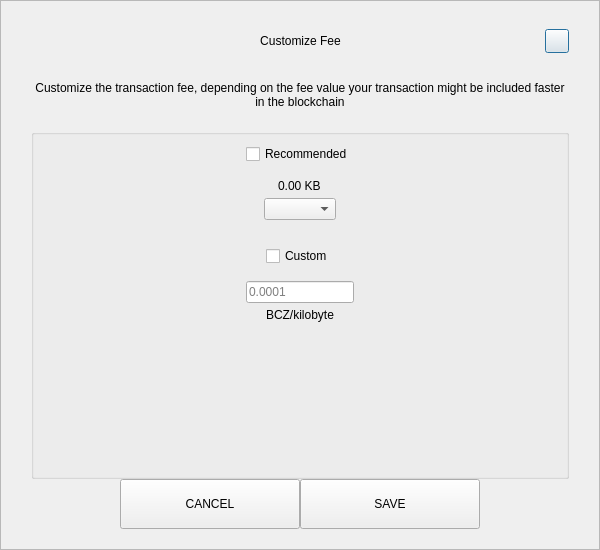
<?xml version="1.0" encoding="UTF-8"?>
<ui version="4.0">
 <class>SendCustomFeeDialog</class>
 <widget class="QDialog" name="SendCustomFeeDialog">
  <property name="geometry">
   <rect>
    <x>0</x>
    <y>0</y>
    <width>600</width>
    <height>550</height>
   </rect>
  </property>
  <property name="windowTitle">
   <string>Form</string>
  </property>
  <layout class="QVBoxLayout" name="verticalLayout_3">
   <property name="spacing">
    <number>0</number>
   </property>
   <property name="leftMargin">
    <number>0</number>
   </property>
   <property name="topMargin">
    <number>0</number>
   </property>
   <property name="rightMargin">
    <number>0</number>
   </property>
   <property name="bottomMargin">
    <number>0</number>
   </property>
   <item>
    <widget class="QFrame" name="frame">
     <property name="styleSheet">
      <string notr="true"/>
     </property>
     <property name="frameShape">
      <enum>QFrame::StyledPanel</enum>
     </property>
     <property name="frameShadow">
      <enum>QFrame::Raised</enum>
     </property>
     <layout class="QVBoxLayout" name="verticalLayout_2">
      <property name="spacing">
       <number>0</number>
      </property>
      <property name="leftMargin">
       <number>30</number>
      </property>
      <property name="topMargin">
       <number>20</number>
      </property>
      <property name="rightMargin">
       <number>30</number>
      </property>
      <property name="bottomMargin">
       <number>20</number>
      </property>
      <item>
       <layout class="QHBoxLayout" name="horizontalLayout_3">
        <property name="spacing">
         <number>0</number>
        </property>
        <item>
         <spacer name="horizontalSpacer_21">
          <property name="orientation">
           <enum>Qt::Horizontal</enum>
          </property>
          <property name="sizeHint" stdset="0">
           <size>
            <width>40</width>
            <height>20</height>
           </size>
          </property>
         </spacer>
        </item>
        <item>
         <widget class="QLabel" name="labelTitle">
          <property name="minimumSize">
           <size>
            <width>0</width>
            <height>40</height>
           </size>
          </property>
          <property name="maximumSize">
           <size>
            <width>16777215</width>
            <height>40</height>
           </size>
          </property>
          <property name="styleSheet">
           <string notr="true">padding-left:24px;</string>
          </property>
          <property name="text">
           <string>Customize Fee</string>
          </property>
          <property name="alignment">
           <set>Qt::AlignCenter</set>
          </property>
          <property name="margin">
           <number>7</number>
          </property>
         </widget>
        </item>
        <item>
         <spacer name="horizontalSpacer">
          <property name="orientation">
           <enum>Qt::Horizontal</enum>
          </property>
          <property name="sizeHint" stdset="0">
           <size>
            <width>40</width>
            <height>20</height>
           </size>
          </property>
         </spacer>
        </item>
        <item>
         <widget class="QPushButton" name="btnEsc">
          <property name="minimumSize">
           <size>
            <width>24</width>
            <height>24</height>
           </size>
          </property>
          <property name="maximumSize">
           <size>
            <width>24</width>
            <height>24</height>
           </size>
          </property>
          <property name="text">
           <string/>
          </property>
         </widget>
        </item>
       </layout>
      </item>
      <item>
       <spacer name="verticalSpacer_2">
        <property name="orientation">
         <enum>Qt::Vertical</enum>
        </property>
        <property name="sizeType">
         <enum>QSizePolicy::Fixed</enum>
        </property>
        <property name="sizeHint" stdset="0">
         <size>
          <width>20</width>
          <height>20</height>
         </size>
        </property>
       </spacer>
      </item>
      <item>
       <widget class="QLabel" name="labelMessage">
        <property name="text">
         <string>Customize the transaction fee, depending on the fee value your transaction might be included faster in the blockchain</string>
        </property>
        <property name="alignment">
         <set>Qt::AlignCenter</set>
        </property>
        <property name="wordWrap">
         <bool>true</bool>
        </property>
       </widget>
      </item>
      <item>
       <spacer name="verticalSpacer_3">
        <property name="orientation">
         <enum>Qt::Vertical</enum>
        </property>
        <property name="sizeType">
         <enum>QSizePolicy::Fixed</enum>
        </property>
        <property name="sizeHint" stdset="0">
         <size>
          <width>20</width>
          <height>20</height>
         </size>
        </property>
       </spacer>
      </item>
      <item>
       <widget class="QGroupBox" name="groupBox">
        <property name="title">
         <string/>
        </property>
        <layout class="QVBoxLayout" name="verticalLayout">
         <property name="leftMargin">
          <number>12</number>
         </property>
         <property name="rightMargin">
          <number>12</number>
         </property>
         <item>
          <layout class="QVBoxLayout" name="verticalLayout_4">
           <property name="spacing">
            <number>5</number>
           </property>
           <item alignment="Qt::AlignHCenter">
            <widget class="QCheckBox" name="checkBoxRecommended">
             <property name="text">
              <string>Recommended</string>
             </property>
            </widget>
           </item>
           <item>
            <spacer name="verticalSpacer_5">
             <property name="orientation">
              <enum>Qt::Vertical</enum>
             </property>
             <property name="sizeType">
              <enum>QSizePolicy::Fixed</enum>
             </property>
             <property name="sizeHint" stdset="0">
              <size>
               <width>20</width>
               <height>10</height>
              </size>
             </property>
            </spacer>
           </item>
           <item alignment="Qt::AlignHCenter">
            <widget class="QLabel" name="labelFee">
             <property name="text">
              <string>0.00 KB</string>
             </property>
            </widget>
           </item>
           <item alignment="Qt::AlignHCenter">
            <widget class="QComboBox" name="comboBoxRecommended"/>
           </item>
          </layout>
         </item>
         <item>
          <spacer name="verticalSpacer">
           <property name="orientation">
            <enum>Qt::Vertical</enum>
           </property>
           <property name="sizeType">
            <enum>QSizePolicy::Fixed</enum>
           </property>
           <property name="sizeHint" stdset="0">
            <size>
             <width>20</width>
             <height>20</height>
            </size>
           </property>
          </spacer>
         </item>
         <item>
          <layout class="QVBoxLayout" name="verticalLayout_5">
           <property name="spacing">
            <number>5</number>
           </property>
           <item alignment="Qt::AlignHCenter">
            <widget class="QCheckBox" name="checkBoxCustom">
             <property name="text">
              <string>Custom</string>
             </property>
            </widget>
           </item>
           <item>
            <spacer name="verticalSpacer_6">
             <property name="orientation">
              <enum>Qt::Vertical</enum>
             </property>
             <property name="sizeType">
              <enum>QSizePolicy::Fixed</enum>
             </property>
             <property name="sizeHint" stdset="0">
              <size>
               <width>20</width>
               <height>10</height>
              </size>
             </property>
            </spacer>
           </item>
           <item alignment="Qt::AlignHCenter">
            <widget class="QLineEdit" name="lineEditCustomFee">
             <property name="placeholderText">
              <string notr="true">0.0001</string>
             </property>
            </widget>
           </item>
           <item alignment="Qt::AlignHCenter">
            <widget class="QLabel" name="labelCustomFee">
             <property name="text">
              <string>BCZ/kilobyte</string>
             </property>
            </widget>
           </item>
          </layout>
         </item>
         <item>
          <spacer name="verticalSpacer_4">
           <property name="orientation">
            <enum>Qt::Vertical</enum>
           </property>
           <property name="sizeHint" stdset="0">
            <size>
             <width>20</width>
             <height>40</height>
            </size>
           </property>
          </spacer>
         </item>
        </layout>
       </widget>
      </item>
      <item>
       <layout class="QHBoxLayout" name="horizontalLayout" stretch="1,2,2,1">
        <item>
         <spacer name="horizontalSpacer1">
          <property name="orientation">
           <enum>Qt::Horizontal</enum>
          </property>
          <property name="sizeHint" stdset="0">
           <size>
            <width>40</width>
            <height>20</height>
           </size>
          </property>
         </spacer>
        </item>
        <item>
         <widget class="QPushButton" name="btnCancel">
          <property name="minimumSize">
           <size>
            <width>180</width>
            <height>50</height>
           </size>
          </property>
          <property name="focusPolicy">
           <enum>Qt::NoFocus</enum>
          </property>
          <property name="text">
           <string>CANCEL</string>
          </property>
         </widget>
        </item>
        <item>
         <widget class="QPushButton" name="btnSave">
          <property name="minimumSize">
           <size>
            <width>180</width>
            <height>50</height>
           </size>
          </property>
          <property name="focusPolicy">
           <enum>Qt::NoFocus</enum>
          </property>
          <property name="text">
           <string>SAVE</string>
          </property>
         </widget>
        </item>
        <item>
         <spacer name="horizontalSpacer_2">
          <property name="orientation">
           <enum>Qt::Horizontal</enum>
          </property>
          <property name="sizeHint" stdset="0">
           <size>
            <width>40</width>
            <height>20</height>
           </size>
          </property>
         </spacer>
        </item>
       </layout>
      </item>
     </layout>
    </widget>
   </item>
  </layout>
 </widget>
 <resources/>
 <connections/>
</ui>
